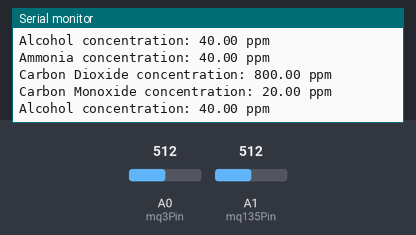
This sketch was run on a simulated Arduino Uno, built with avr-gcc and run on an emulated ATmega328P. Shown: the last lines printed to the serial monitor. Inputs (shaded band) come from the test bench; at power-on: A1 (mq135Pin) = 512, A0 (mq3Pin) = 512.

Above: at 3.3 s.
3.4 s: A1 (mq135Pin) set to 606
At 4.1 s:
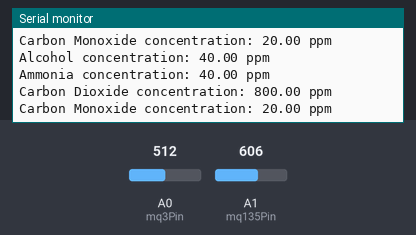
7.6 s: A1 (mq135Pin) set to 627
At 8.5 s:
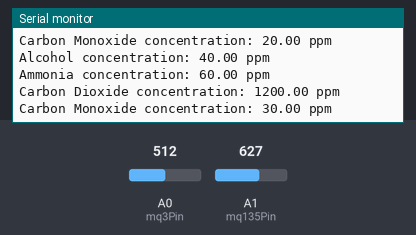

The sketch:

mq135and3.ino
```cpp
const int mq3Pin = A0; // Analog pin connected to the MQ-3 alcohol sensor
const int mq135Pin = A1; // Analog pin connected to the MQ-135 gas sensor

void setup() {
    Serial.begin(9600); // Initialize serial communication
}

void loop() {
    int mq3Value = analogRead(mq3Pin); // Read MQ-3 alcohol sensor value
    int mq135Value = analogRead(mq135Pin); // Read MQ-135 gas sensor value

    // Convert analog readings to voltages
    float alcoholVoltage = map(mq3Value, 0, 1023, 0, 5);
    float mq135Voltage = map(mq135Value, 0, 1023, 0, 5);

    // Convert voltages to concentrations
    float alcoholConcentration = map(alcoholVoltage, 0, 5, 0, 100);
    float ammoniaConcentration = map(mq135Voltage, 0, 5, 0, 100);
    float carbonDioxideConcentration = map(mq135Voltage, 0, 5, 0, 2000);
    float carbonMonoxideConcentration = map(mq135Voltage, 0, 5, 0, 50);

    // Print sensor readings
    Serial.print("Alcohol concentration: ");
    Serial.print(alcoholConcentration);
    Serial.println(" ppm");

    Serial.print("Ammonia concentration: ");
    Serial.print(ammoniaConcentration);
    Serial.println(" ppm");

    Serial.print("Carbon Dioxide concentration: ");
    Serial.print(carbonDioxideConcentration);
    Serial.println(" ppm");

    Serial.print("Carbon Monoxide concentration: ");
    Serial.print(carbonMonoxideConcentration);
    Serial.println(" ppm");

    delay(1000); // Delay for stability
}
```

Measured:
- after the input at 7.6 s, the serial monitor: prints a new line after 0.07 s (image 2)
